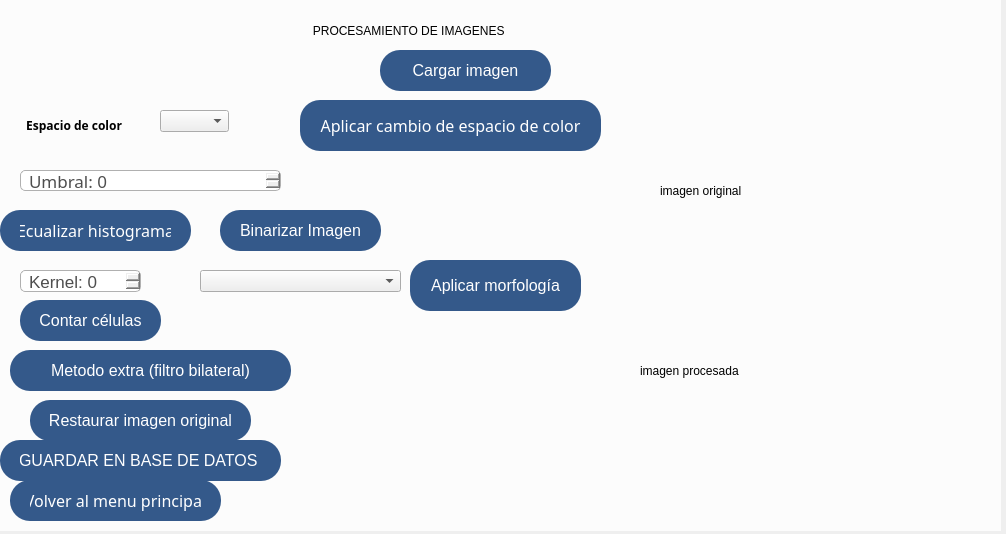
<?xml version="1.0" encoding="UTF-8"?>
<ui version="4.0">
 <class>Dialog</class>
 <widget class="QDialog" name="Dialog">
  <property name="geometry">
   <rect>
    <x>0</x>
    <y>0</y>
    <width>1006</width>
    <height>534</height>
   </rect>
  </property>
  <property name="windowTitle">
   <string>Dialog</string>
  </property>
  <widget class="QLabel" name="label_imagen_original">
   <property name="geometry">
    <rect>
     <x>660</x>
     <y>100</y>
     <width>261</width>
     <height>181</height>
    </rect>
   </property>
   <property name="text">
    <string>imagen original</string>
   </property>
  </widget>
  <widget class="QLabel" name="label_imagen_procesada">
   <property name="geometry">
    <rect>
     <x>640</x>
     <y>280</y>
     <width>261</width>
     <height>181</height>
    </rect>
   </property>
   <property name="text">
    <string>imagen procesada</string>
   </property>
  </widget>
  <widget class="QLabel" name="label_2">
   <property name="geometry">
    <rect>
     <x>0</x>
     <y>10</y>
     <width>1001</width>
     <height>41</height>
    </rect>
   </property>
   <property name="styleSheet">
    <string notr="true">QPushButton {
    background-color: #34598a; 
    color: white;
    border: none;
    padding: 10px 20px; 
    font-size: 16px; 
    border-radius: 20px;
}
QPushButton:hover {
    background-color: #2a5578f;  
}
QPushButton:pressed {
    background-color: #2a5578; 
}</string>
   </property>
   <property name="text">
    <string>                                                                                              PROCESAMIENTO DE IMAGENES</string>
   </property>
  </widget>
  <widget class="QLabel" name="label">
   <property name="geometry">
    <rect>
     <x>20</x>
     <y>100</y>
     <width>251</width>
     <height>51</height>
    </rect>
   </property>
   <property name="font">
    <font>
     <family>Franklin Gothic Heavy</family>
     <pointsize>9</pointsize>
     <weight>75</weight>
     <bold>true</bold>
    </font>
   </property>
   <property name="styleSheet">
    <string notr="true">QPushButton {
    background-color: #34598a; 
    color: white;
    border: none;
    padding: 10px 20px; 
    font-size: 16px; 
    border-radius: 20px;
}
QPushButton:hover {
    background-color: #2a5578f;  
}
QPushButton:pressed {
    background-color: #2a5578; 
}
</string>
   </property>
   <property name="text">
    <string>  Espacio de color</string>
   </property>
  </widget>
  <widget class="QPushButton" name="boton_cargar_imagen">
   <property name="geometry">
    <rect>
     <x>380</x>
     <y>50</y>
     <width>171</width>
     <height>41</height>
    </rect>
   </property>
   <property name="styleSheet">
    <string notr="true">QPushButton {
    background-color: #34598a; 
    color: white;
    border: none;
    padding: 10px 20px; 
    font-size: 16px; 
    border-radius: 20px;
}
QPushButton:hover {
    background-color: #2a5578f;  
}
QPushButton:pressed {
    background-color: #2a5578; 
}
</string>
   </property>
   <property name="text">
    <string>Cargar imagen</string>
   </property>
  </widget>
  <widget class="QComboBox" name="combo_espacio_color">
   <property name="geometry">
    <rect>
     <x>160</x>
     <y>110</y>
     <width>69</width>
     <height>22</height>
    </rect>
   </property>
   <property name="currentText">
    <string extracomment="BGR"/>
   </property>
  </widget>
  <widget class="QPushButton" name="boton_aplicar_color">
   <property name="geometry">
    <rect>
     <x>300</x>
     <y>100</y>
     <width>301</width>
     <height>51</height>
    </rect>
   </property>
   <property name="font">
    <font>
     <family>Franklin Gothic Heavy</family>
     <pointsize>-1</pointsize>
    </font>
   </property>
   <property name="styleSheet">
    <string notr="true">QPushButton {
    background-color: #34598a; 
    color: white;
    border: none;
    padding: 10px 20px; 
    font-size: 16px; 
    border-radius: 20px;
}
QPushButton:hover {
    background-color: #2a5578f;  
}
QPushButton:pressed {
    background-color: #2a5578; 
}</string>
   </property>
   <property name="text">
    <string>Aplicar cambio de espacio de color</string>
   </property>
  </widget>
  <widget class="QPushButton" name="boton_ecualizar">
   <property name="geometry">
    <rect>
     <x>0</x>
     <y>210</y>
     <width>191</width>
     <height>41</height>
    </rect>
   </property>
   <property name="font">
    <font>
     <family>Franklin Gothic Heavy</family>
     <pointsize>-1</pointsize>
    </font>
   </property>
   <property name="styleSheet">
    <string notr="true">QPushButton {
    background-color: #34598a; 
    color: white;
    border: none;
    padding: 10px 20px; 
    font-size: 16px; 
    border-radius: 20px;
}
QPushButton:hover {
    background-color: #2a5578f;  
}
QPushButton:pressed {
    background-color: #2a5578; 
}</string>
   </property>
   <property name="text">
    <string>Ecualizar histograma</string>
   </property>
  </widget>
  <widget class="QPushButton" name="boton_binarizar">
   <property name="geometry">
    <rect>
     <x>220</x>
     <y>210</y>
     <width>161</width>
     <height>41</height>
    </rect>
   </property>
   <property name="styleSheet">
    <string notr="true">QPushButton {
    background-color: #34598a; 
    color: white;
    border: none;
    padding: 10px 20px; 
    font-size: 16px; 
    border-radius: 20px;
}
QPushButton:hover {
    background-color: #2a5578f;  
}
QPushButton:pressed {
    background-color: #2a5578; 
}</string>
   </property>
   <property name="text">
    <string>Binarizar Imagen</string>
   </property>
  </widget>
  <widget class="QLabel" name="label_3">
   <property name="geometry">
    <rect>
     <x>400</x>
     <y>300</y>
     <width>131</width>
     <height>51</height>
    </rect>
   </property>
   <property name="text">
    <string/>
   </property>
  </widget>
  <widget class="QPushButton" name="boton_morfologia">
   <property name="geometry">
    <rect>
     <x>410</x>
     <y>260</y>
     <width>171</width>
     <height>51</height>
    </rect>
   </property>
   <property name="styleSheet">
    <string notr="true">QPushButton {
    background-color: #34598a; 
    color: white;
    border: none;
    padding: 10px 20px; 
    font-size: 16px; 
    border-radius: 20px;
}
QPushButton:hover {
    background-color: #2a5578f;  
}
QPushButton:pressed {
    background-color: #2a5578; 
}</string>
   </property>
   <property name="text">
    <string>Aplicar morfología</string>
   </property>
  </widget>
  <widget class="QPushButton" name="boton_contar">
   <property name="geometry">
    <rect>
     <x>20</x>
     <y>300</y>
     <width>141</width>
     <height>41</height>
    </rect>
   </property>
   <property name="styleSheet">
    <string notr="true">QPushButton {
    background-color: #34598a; 
    color: white;
    border: none;
    padding: 10px 20px; 
    font-size: 16px; 
    border-radius: 20px;
}
QPushButton:hover {
    background-color: #2a5578f;  
}
QPushButton:pressed {
    background-color: #2a5578; 
}</string>
   </property>
   <property name="text">
    <string>Contar células</string>
   </property>
  </widget>
  <widget class="QPushButton" name="boton_filtro_extra">
   <property name="geometry">
    <rect>
     <x>10</x>
     <y>350</y>
     <width>281</width>
     <height>41</height>
    </rect>
   </property>
   <property name="styleSheet">
    <string notr="true">QPushButton {
    background-color: #34598a; 
    color: white;
    border: none;
    padding: 10px 20px; 
    font-size: 16px; 
    border-radius: 20px;
}
QPushButton:hover {
    background-color: #2a5578f;  
}
QPushButton:pressed {
    background-color: #2a5578; 
}
</string>
   </property>
   <property name="text">
    <string>Metodo extra (filtro bilateral)</string>
   </property>
  </widget>
  <widget class="QPushButton" name="boton_reiniciar">
   <property name="geometry">
    <rect>
     <x>30</x>
     <y>400</y>
     <width>221</width>
     <height>41</height>
    </rect>
   </property>
   <property name="styleSheet">
    <string notr="true">QPushButton {
    background-color: #34598a; 
    color: white;
    border: none;
    padding: 10px 20px; 
    font-size: 16px; 
    border-radius: 20px;
}
QPushButton:hover {
    background-color: #2a5578f;  
}
QPushButton:pressed {
    background-color: #2a5578; 
}
</string>
   </property>
   <property name="text">
    <string>Restaurar imagen original</string>
   </property>
  </widget>
  <widget class="QPushButton" name="boton_volver">
   <property name="geometry">
    <rect>
     <x>10</x>
     <y>480</y>
     <width>211</width>
     <height>41</height>
    </rect>
   </property>
   <property name="font">
    <font>
     <family>Franklin Gothic Heavy</family>
     <pointsize>-1</pointsize>
    </font>
   </property>
   <property name="styleSheet">
    <string notr="true">QPushButton {
    background-color: #34598a; 
    color: white;
    border: none;
    padding: 10px 20px; 
    font-size: 16px; 
    border-radius: 20px;
}
QPushButton:hover {
    background-color: #2a5578f;  
}
QPushButton:pressed {
    background-color: #2a5578; 
}</string>
   </property>
   <property name="text">
    <string>Volver al menu principal</string>
   </property>
  </widget>
  <widget class="QSpinBox" name="spin_umbral">
   <property name="enabled">
    <bool>true</bool>
   </property>
   <property name="geometry">
    <rect>
     <x>20</x>
     <y>170</y>
     <width>261</width>
     <height>21</height>
    </rect>
   </property>
   <property name="font">
    <font>
     <family>Franklin Gothic Heavy</family>
     <pointsize>13</pointsize>
    </font>
   </property>
   <property name="mouseTracking">
    <bool>true</bool>
   </property>
   <property name="tabletTracking">
    <bool>true</bool>
   </property>
   <property name="styleSheet">
    <string notr="true">QSpinBox {
    background-color: qlineargradient(spread:pad, x1:0, y1:0, x2:1, y2:0,
                                      stop:0 #ECECEC, stop:1 #DADDE1);
    color: rgba(50, 50, 50, 220);
    border: 1px solid #B0B0B0;
    border-radius: 5px;
    padding: 2px 6px;
  font-family: &quot;Franklin Gothic Heavy&quot;;
    font-size: 13pt;
}



/* Flechas internas */
QSpinBox::up-arrow, QSpinBox::down-arrow {
    width: 10px;
    height: 10px;
}

/* Al pasar el mouse por los botones */
QSpinBox::up-button:hover, QSpinBox::down-button:hover {
    background-color: #C7C9CD;
}
</string>
   </property>
   <property name="suffix">
    <string/>
   </property>
   <property name="prefix">
    <string comment="UMBRAL">Umbral: </string>
   </property>
  </widget>
  <widget class="QLabel" name="label_4">
   <property name="geometry">
    <rect>
     <x>290</x>
     <y>200</y>
     <width>71</width>
     <height>51</height>
    </rect>
   </property>
   <property name="font">
    <font>
     <weight>75</weight>
     <bold>true</bold>
    </font>
   </property>
   <property name="text">
    <string/>
   </property>
  </widget>
  <widget class="QSpinBox" name="spin_kernel">
   <property name="geometry">
    <rect>
     <x>20</x>
     <y>270</y>
     <width>121</width>
     <height>22</height>
    </rect>
   </property>
   <property name="styleSheet">
    <string notr="true">QSpinBox {
    background-color: qlineargradient(spread:pad, x1:0, y1:0, x2:1, y2:0,
                                      stop:0 #ECECEC, stop:1 #DADDE1);
    color: rgba(50, 50, 50, 220);
    border: 1px solid #B0B0B0;
    border-radius: 5px;
    padding: 2px 6px;
  font-family: &quot;Franklin Gothic Heavy&quot;;
    font-size: 13pt;
}



/* Flechas internas */
QSpinBox::up-arrow, QSpinBox::down-arrow {
    width: 10px;
    height: 10px;
}

/* Al pasar el mouse por los botones */
QSpinBox::up-button:hover, QSpinBox::down-button:hover {
    background-color: #C7C9CD;
}
</string>
   </property>
   <property name="prefix">
    <string>Kernel: </string>
   </property>
  </widget>
  <widget class="QLabel" name="label_5">
   <property name="geometry">
    <rect>
     <x>370</x>
     <y>360</y>
     <width>131</width>
     <height>51</height>
    </rect>
   </property>
   <property name="text">
    <string/>
   </property>
  </widget>
  <widget class="QComboBox" name="combo_morfologia">
   <property name="geometry">
    <rect>
     <x>200</x>
     <y>270</y>
     <width>201</width>
     <height>22</height>
    </rect>
   </property>
   <property name="accessibleName">
    <string/>
   </property>
   <property name="accessibleDescription">
    <string/>
   </property>
   <property name="styleSheet">
    <string notr="true"/>
   </property>
   <property name="editable">
    <bool>false</bool>
   </property>
   <property name="currentText">
    <string comment="APlicación"/>
   </property>
  </widget>
  <widget class="QLabel" name="label_resultado_celulas">
   <property name="geometry">
    <rect>
     <x>180</x>
     <y>320</y>
     <width>151</width>
     <height>31</height>
    </rect>
   </property>
   <property name="text">
    <string/>
   </property>
  </widget>
  <widget class="QPushButton" name="boton_guardar">
   <property name="geometry">
    <rect>
     <x>0</x>
     <y>440</y>
     <width>281</width>
     <height>41</height>
    </rect>
   </property>
   <property name="styleSheet">
    <string notr="true">QPushButton {
    background-color: #34598a; 
    color: white;
    border: none;
    padding: 10px 20px; 
    font-size: 16px; 
    border-radius: 20px;
}
QPushButton:hover {
    background-color: #2a5578f;  
}
QPushButton:pressed {
    background-color: #2a5578; 
}
</string>
   </property>
   <property name="text">
    <string>GUARDAR EN BASE DE DATOS </string>
   </property>
  </widget>
  <widget class="QLabel" name="label_6">
   <property name="geometry">
    <rect>
     <x>-10</x>
     <y>0</y>
     <width>1011</width>
     <height>531</height>
    </rect>
   </property>
   <property name="styleSheet">
    <string notr="true">border-image:url(:/img/QS.jpg);
background-position: center;
background-repeat: no-repeat;
background-size:contain; /* o prueba &quot;contain&quot; si quieres que no recorte */
background-color: rgba(255, 255, 255, 0.8); /* más opaco */
</string>
   </property>
   <property name="text">
    <string/>
   </property>
  </widget>
  <zorder>label_6</zorder>
  <zorder>label_imagen_original</zorder>
  <zorder>label_imagen_procesada</zorder>
  <zorder>label</zorder>
  <zorder>boton_cargar_imagen</zorder>
  <zorder>combo_espacio_color</zorder>
  <zorder>boton_aplicar_color</zorder>
  <zorder>boton_ecualizar</zorder>
  <zorder>boton_binarizar</zorder>
  <zorder>label_3</zorder>
  <zorder>boton_morfologia</zorder>
  <zorder>boton_contar</zorder>
  <zorder>boton_filtro_extra</zorder>
  <zorder>boton_reiniciar</zorder>
  <zorder>boton_volver</zorder>
  <zorder>spin_umbral</zorder>
  <zorder>label_4</zorder>
  <zorder>spin_kernel</zorder>
  <zorder>label_5</zorder>
  <zorder>combo_morfologia</zorder>
  <zorder>label_resultado_celulas</zorder>
  <zorder>boton_guardar</zorder>
  <zorder>label_2</zorder>
 </widget>
 <resources>
  <include location="res.qrc"/>
 </resources>
 <connections/>
</ui>
